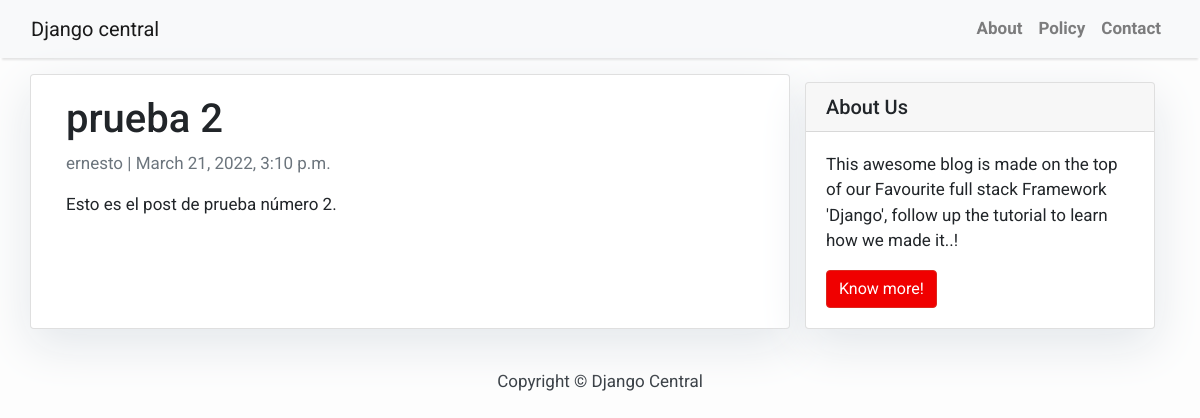
/prueba-2/, run on the app's committed database.
### blog/models.py (models this page shows, shortened)
class Post(models.Model):
    title = models.CharField(max_length=200, unique=True)
    slug = models.SlugField(max_length=200, unique=True)
    author = models.ForeignKey(User, on_delete= models.CASCADE,related_name='blog_posts')
    updated_on = models.DateTimeField(auto_now= True)
    content = models.TextField()
    created_on = models.DateTimeField(auto_now_add=True)
    status = models.IntegerField(choices=STATUS, default=0)
    class Meta:
        ordering = ['-created_on']

### blog/views.py (the view)
# urls.py: path('<slug:slug>/', views.PostDetail.as_view(), name='post_detail'),
class PostDetail(generic.DetailView):
    model = Post
    template_name = 'post_detail.html'

### templates/post_detail.html
{% extends 'base.html' %} {% block content %}
<div class="container">
  <div class="row">
    <div class="col-md-8 card mb-4  mt-3 left  top">
      <div class="card-body">
        <h1>{% block title %} {{ object.title }} {% endblock title %}</h1>
        <p class=" text-muted">{{ post.author }} | {{ post.created_on }}</p>
        <p class="card-text ">{{ object.content | safe }}</p>
      </div>
    </div>
    {% block sidebar %} {% include 'sidebar.html' %} {% endblock sidebar %}
  </div>
</div>
{% endblock content %}

### templates/base.html (style rules this page uses)
body { font-family: "Roboto", sans-serif; font-size: 17px; background-color: #fdfdfd; }

### templates/sidebar.html (style rules this page uses)
.card { box-shadow: 0 16px 48px #E3E7EB; }

### data on the page
Post: title "prueba 2", author "ernesto", created_on "March 21, 2022, 3:10 p.m.", content "Esto es el post de prueba número 2."
